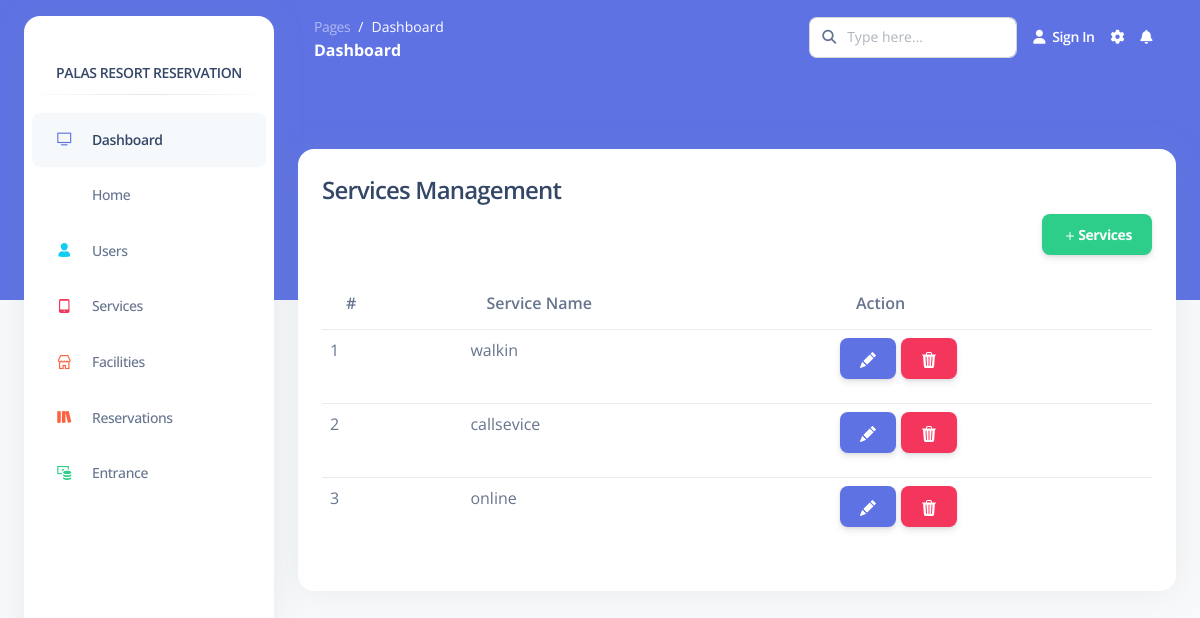
Screenshot of /Pages/admin/serviceManagement.php with the database file from the repository.
### tables this page shows
CREATE TABLE `services` (
  `service_id` bigint(20) UNSIGNED NOT NULL,
  `service_name` varchar(255) NOT NULL
);

### Functions/InnovatechAPIFunctions.php (called while the page is built, shortened)
<?php
    class InnovatechAPIFunctions{
        private $servername='localhost';
        private $username='root';
        private $password='';
        private $dbname='palasresort';
        private $mysqli='';
        public function __construct(){
            $this->mysqli = new mysqli($this->servername,$this->username,$this->password,$this->dbname);
        }
        public function select($table,$rows="*",$where = null){
            if ($where != null) {
                $sql="SELECT $rows FROM $table WHERE $where";
            }else{
                $sql="SELECT $rows FROM $table";
            }
            $this->sql = $result = $this->mysqli->query($sql);
        }
    }
?>

### Pages/admin/serviceManagement.php (the view, shortened to what this page needs)
<?php include('page/head.php'); ?>
<?php include('page/sidebar.php'); ?>
<main class="main-content position-relative border-radius-lg ">
      <?php include('page/navigationbar.php'); ?>
        <div class="container-fluid py-4">
            <div class="card" style="margin-top:50px;">
              <div class="card-body">
                  <div class="card-title">
                    <h4 class="card-title">Services Management</h4>
                    <div class="d-flex flex-row-reverse">
                      <button type="button" class="btn btn-success" data-bs-toggle="modal" data-bs-target="#exampleModal">
                      <svg xmlns="http://www.w3.org/2000/svg" width="16" height="16" fill="currentColor" class="bi bi-plus" viewBox="0 0 16 16">
                        <path d="M8 4a.5.5 0 0 1 .5.5v3h3a.5.5 0 0 1 0 1h-3v3a.5.5 0 0 1-1 0v-3h-3a.5.5 0 0 1 0-1h3v-3A.5.5 0 0 1 8 4z"/>
                      </svg>Services
                     </button>
                    </div>
                  </div>
                  <table class="table table-hover">
                    <thead>
                      <tr>
                        <th scope="col">#</th>
                        <th scope="col">Service Name</th>
                        <th scope="col">Action</th>
                      </tr>
                    </thead>
                    <tbody>
                    <tbody>
                      <?php
                          include('../../Functions/InnovatechAPIFunctions.php');
                          $newAPIFunctions = new InnovatechAPIFunctions();
                          $newAPIFunctions->select("services","*");
                          $serviceLists = $newAPIFunctions->sql;
                          $index = 1;
                          while ($data = mysqli_fetch_assoc($serviceLists)){
                      ?>
                          <tr>
                              <td><?php echo $index; ?></td>
                              <td class="text-wrap"><?php echo $data["service_name"]; ?></td>
                              <td><button style="margin-right:5px;" type="button" class="btn btn-primary" id="edit" data-id="<?php echo $data['service_id']; ?>">
                            </button><button type="button" class="btn btn-danger" data-id="<?php echo $data['service_id']; ?>" id="delete"></button></td>
                          </tr>
                          <?php $index++; } ?>
                    </tbody>
                  </table>
              </div>
            </div>
        </div>
</main>
<?php include('page/scripts.php'); ?>

### rows the page displays
services: service_name "walkin"
services: service_name "callsevice"
services: service_name "online"
